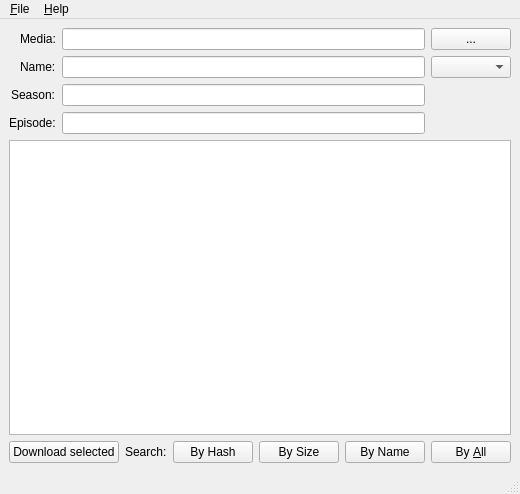
<?xml version="1.0" encoding="UTF-8"?>
<ui version="4.0">
 <class>MainWindow</class>
 <widget class="QMainWindow" name="MainWindow">
  <property name="geometry">
   <rect>
    <x>0</x>
    <y>0</y>
    <width>516</width>
    <height>494</height>
   </rect>
  </property>
  <property name="windowTitle">
   <string>QSubber</string>
  </property>
  <widget class="QWidget" name="centralwidget">
   <layout class="QGridLayout" name="gridLayout" columnstretch="0,0,0,0">
    <item row="1" column="0" colspan="4">
     <layout class="QGridLayout" name="gridLayout_2">
      <item row="2" column="1">
       <widget class="QLineEdit" name="seasonEdit"/>
      </item>
      <item row="2" column="0" alignment="Qt::AlignRight">
       <widget class="QLabel" name="seasonLabel">
        <property name="text">
         <string>Season:</string>
        </property>
       </widget>
      </item>
      <item row="0" column="0" alignment="Qt::AlignRight">
       <widget class="QLabel" name="mediaLabel">
        <property name="text">
         <string>Media:</string>
        </property>
       </widget>
      </item>
      <item row="0" column="1">
       <widget class="QLineEdit" name="mediaEdit"/>
      </item>
      <item row="1" column="0" alignment="Qt::AlignRight">
       <widget class="QLabel" name="nameLabel">
        <property name="text">
         <string>Name:</string>
        </property>
       </widget>
      </item>
      <item row="1" column="1">
       <widget class="QLineEdit" name="nameEdit"/>
      </item>
      <item row="4" column="0" colspan="3">
       <widget class="QTreeView" name="subtitlesView"/>
      </item>
      <item row="1" column="2">
       <widget class="QComboBox" name="langCombo"/>
      </item>
      <item row="3" column="1">
       <widget class="QLineEdit" name="episodeEdit"/>
      </item>
      <item row="3" column="0" alignment="Qt::AlignRight">
       <widget class="QLabel" name="episodeLabel">
        <property name="text">
         <string>Episode:</string>
        </property>
       </widget>
      </item>
      <item row="0" column="2">
       <widget class="QPushButton" name="browseButton">
        <property name="text">
         <string>...</string>
        </property>
       </widget>
      </item>
     </layout>
    </item>
    <item row="6" column="0" colspan="4">
     <layout class="QHBoxLayout" name="actionsLayout">
      <item>
       <widget class="QPushButton" name="downloadButton">
        <property name="text">
         <string>Download selected</string>
        </property>
       </widget>
      </item>
      <item alignment="Qt::AlignRight">
       <widget class="QLabel" name="searchLabel">
        <property name="text">
         <string>Search:</string>
        </property>
       </widget>
      </item>
      <item>
       <widget class="QPushButton" name="hSearchButton">
        <property name="text">
         <string>By Hash</string>
        </property>
       </widget>
      </item>
      <item>
       <widget class="QPushButton" name="sSearchButton">
        <property name="text">
         <string>By Size</string>
        </property>
       </widget>
      </item>
      <item>
       <widget class="QPushButton" name="nSearchButton">
        <property name="text">
         <string>By Name</string>
        </property>
       </widget>
      </item>
      <item>
       <widget class="QPushButton" name="aSearchButton">
        <property name="text">
         <string>By &amp;All</string>
        </property>
       </widget>
      </item>
     </layout>
    </item>
   </layout>
  </widget>
  <widget class="QMenuBar" name="menubar">
   <property name="geometry">
    <rect>
     <x>0</x>
     <y>0</y>
     <width>516</width>
     <height>27</height>
    </rect>
   </property>
   <widget class="QMenu" name="menu_File">
    <property name="title">
     <string>&amp;File</string>
    </property>
    <addaction name="action_Preferences"/>
    <addaction name="separator"/>
    <addaction name="action_Quit"/>
   </widget>
   <widget class="QMenu" name="menu_Help">
    <property name="title">
     <string>&amp;Help</string>
    </property>
    <addaction name="action_About"/>
   </widget>
   <addaction name="menu_File"/>
   <addaction name="menu_Help"/>
  </widget>
  <widget class="QStatusBar" name="statusbar"/>
  <action name="action_Preferences">
   <property name="text">
    <string>&amp;Preferences</string>
   </property>
  </action>
  <action name="action_Quit">
   <property name="text">
    <string>&amp;Quit</string>
   </property>
  </action>
  <action name="action_About">
   <property name="text">
    <string>&amp;About</string>
   </property>
  </action>
 </widget>
 <resources/>
 <connections/>
</ui>
